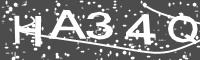
#> input picture capture.jpg, 200 x 60 px
$ python crawler_opencv2.py
#> lines starting #> are read from the running program, lines starting #| are printed output that depends on the picture; after the words box and inside, x2 and y2 are one past the last pixel; in counts of white or black regions, pixels touching at a corner belong together
import requests
import cv2
import matplotlib.pyplot as plt
from bs4 import BeautifulSoup
import urllib.request
import numpy as np

from sklearn.preprocessing import binarize


img = cv2.imread("capture.jpg")
#> img is the input picture: shape (60, 200, 3); min 48, max 255, mean 121.2


#如果去噪不明顯 修改第三 第四個參數 (調大)
dst = cv2.fastNlMeansDenoisingColored(img, None, 30, 30, 7, 21)
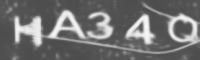
#> dst: shape (60, 200, 3); mean B, G, R 111.9, 112, 111.9
plt.subplot(121)
plt.imshow(img)
plt.subplot(122)
plt.imshow(dst)


#將圖片變成黑白(去除灰)
#plt.subplot(121)
ret, thresh = cv2.threshold(dst, 127, 255, cv2.THRESH_BINARY_INV)#反轉黑白
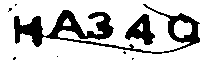
#> thresh: shape (60, 200, 3); 76.3% white; 8 black regions (6 under 20 px), largest, box (x1, y1, x2, y2) and area: (14, 4, 200, 54) 2343, (125, 14, 155, 45) 474
ret, thresh = cv2.threshold(thresh, 127, 255, cv2.THRESH_BINARY_INV)#再轉一次
#plt.subplot(121)
plt.imshow(thresh)
#plt.subplot(122)
#plt.imshow(thresh2)
#plt.imshow(thresh)


imgarr = cv2.cvtColor(thresh, cv2.COLOR_BGR2GRAY)#專為numpy矩陣


plt.show()#印出圖片
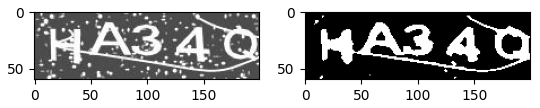
#> figure drawn by matplotlib, 2 panels; B, G, R data is drawn as R, G, B

kernel = np.ones((4,4),np.uint8)
erosion = cv2.erode(img, kernel, iterations=1)
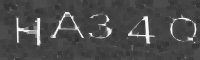
#> erosion: shape (60, 200, 3); min 48, max 251, mean 76
cv2.imshow('(2)I am erosion',erosion)

blurred = cv2.GaussianBlur(erosion, (5,5),0)
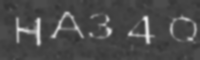
#> blurred: shape (60, 200, 3); min 49, max 236, mean 75.9
cv2.imshow('(3)I am blurred', blurred)

edged = cv2.Canny(blurred, 30, 150)#邊緣偵測
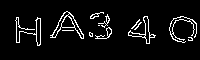
#> edged: shape (60, 200); 6.4% white in thin lines or dots, all inside (x1, y1, x2, y2) = (15, 11, 197, 46)
cv2.imshow('(4)I am edged', edged)

dilation = cv2.dilate(edged, kernel, iterations = 1)#膨脹
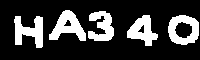
#> dilation: shape (60, 200); 22.8% white; 5 white regions, box (x1, y1, x2, y2) and area: (49, 10, 86, 41) 590, (168, 15, 199, 45) 565, (14, 16, 43, 48) 560, (127, 15, 158, 46) 520, (88, 11, 114, 41) 499
cv2.imshow('(5)I am dilation', dilation)

# [10 lines of commented-out code are left out]
